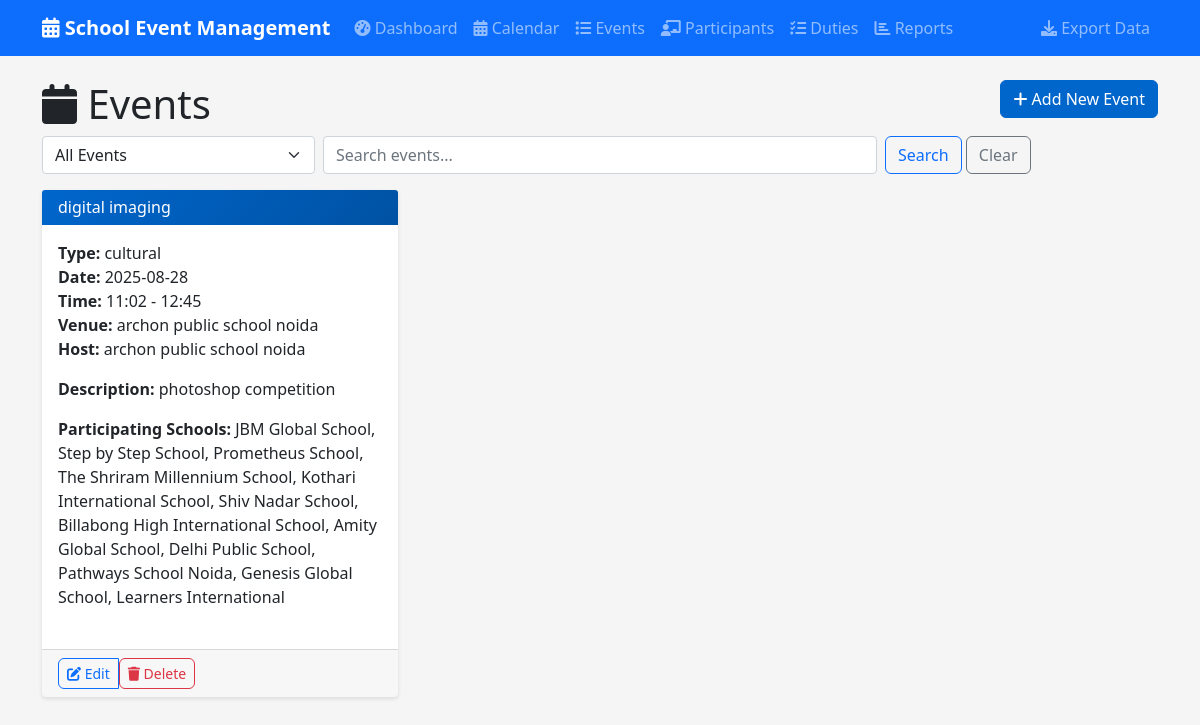
Before: /events with the older database file.
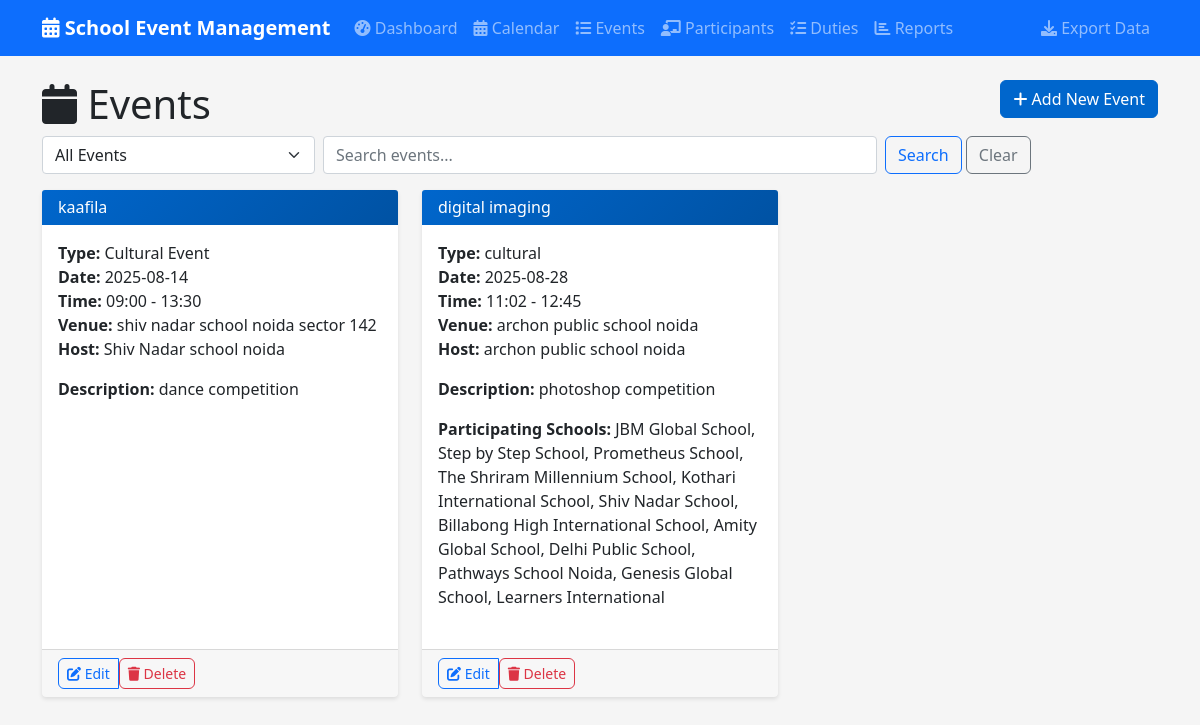
After: the same page with the newer database file.
### tables this page shows
CREATE TABLE events (
            id INTEGER PRIMARY KEY AUTOINCREMENT,
            name TEXT NOT NULL,
            type TEXT NOT NULL,
            event_date DATE NOT NULL,
            start_time TIME NOT NULL,
            end_time TIME NOT NULL,
            venue TEXT NOT NULL,
            description TEXT,
            host_school TEXT NOT NULL,
            participating_schools TEXT,
            status TEXT DEFAULT 'upcoming',
            created_at TIMESTAMP DEFAULT CURRENT_TIMESTAMP
        );

### app.py (the view)
@app.route('/events')
def events():
    conn = get_db_connection()
    filter_type = request.args.get('filter', 'all')
    search = request.args.get('search', '')
    query = 'SELECT * FROM events WHERE 1=1'
    params = []
    if filter_type == 'upcoming':
        query += ' AND event_date >= DATE("now")'
    elif filter_type == 'completed':
        query += ' AND event_date < DATE("now")'
    if search:
        query += ' AND (name LIKE ? OR type LIKE ? OR venue LIKE ?)'
        params.extend([f'%{search}%', f'%{search}%', f'%{search}%'])
    query += ' ORDER BY event_date ASC'
    events = conn.execute(query, params).fetchall()
    conn.close()
    return render_template('events.html', events=events, filter_type=filter_type, search=search)

### app.py (called while the page is built)
def get_db_connection():
    conn = sqlite3.connect('events.db')
    conn.row_factory = sqlite3.Row
    return conn

### templates/events.html (shortened to what this page needs)
{% extends "base.html" %}
{% block content %}
<div class="row">
    <div class="col-md-6">
        <h1><i class="fas fa-calendar"></i> Events</h1>
    </div>
    <div class="col-md-6 text-end">
        <a href="{{ url_for('add_event') }}" class="btn btn-primary">
            <i class="fas fa-plus"></i> Add New Event
        </a>
    </div>
</div>
<div class="row mb-3">
    <div class="col-md-12">
        <form method="GET" class="row g-2">
            <div class="col-md-3">
                <select name="filter" class="form-select" onchange="this.form.submit()">
                    <option value="all" {% if filter_type == 'all' %}selected{% endif %}>All Events</option>
                </select>
            </div>
            <div class="col-md-6">
                <input type="text" name="search" class="form-control" placeholder="Search events..." value="{{ search }}">
            </div>
            <div class="col-md-3">
                <button type="submit" class="btn btn-outline-primary">Search</button>
                <a href="{{ url_for('events') }}" class="btn btn-outline-secondary">Clear</a>
            </div>
        </form>
    </div>
</div>
<div class="row">
    {% if events %}
        {% for event in events %}
            <div class="col-md-4 mb-4">
                <div class="card h-100">
                    <div class="card-header bg-primary text-white">
                        <h6 class="card-title mb-0">{{ event.name }}</h6>
                    </div>
                    <div class="card-body">
                        <p class="card-text">
                            <strong>Type:</strong> {{ event.type }}<br>
                            <strong>Date:</strong> {{ event.event_date }}<br>
                            <strong>Time:</strong> {{ event.start_time }} - {{ event.end_time }}<br>
                            <strong>Venue:</strong> {{ event.venue }}<br>
                            <strong>Host:</strong> {{ event.host_school }}
                        </p>
                        {% if event.description %}
                            <p class="card-text">
                                <strong>Description:</strong> {{ event.description[:100] }}{% if event.description|length > 100 %}...{% endif %}
                            </p>
                        {% endif %}
                        {% if event.participating_schools %}
                            <p class="card-text">
                                <strong>Participating Schools:</strong> {{ event.participating_schools }}
                            </p>
                        {% endif %}
                    </div>
                    <div class="card-footer">
                        <div class="btn-group" role="group">
                            <a href="{{ url_for('edit_event', id=event.id) }}" class="btn btn-sm btn-outline-primary">
                                <i class="fas fa-edit"></i> Edit
                            </a>
                            <form method="POST" action="{{ url_for('delete_event', id=event.id) }}" style="display: inline;">
                                <button type="submit" class="btn btn-sm btn-outline-danger"
                                        onclick="return confirm('Are you sure you want to delete this event?')">
                                    <i class="fas fa-trash"></i> Delete
                                </button>
                            </form>
                        </div>
                    </div>
                </div>
            </div>
        {% endfor %}
    {% else %}
        <div class="col-12">
            <div class="alert alert-info">
                <i class="fas fa-info-circle"></i> No events found.
            </div>
        </div>
    {% endif %}
</div>
{% endblock %}

### templates/base.html (shortened to what this page needs)
<!DOCTYPE html>
<html lang="en">
<head>
    <link href="https://cdn.jsdelivr.net/npm/bootstrap@5.1.3/dist/css/bootstrap.min.css" rel="stylesheet">
    <link href="https://cdnjs.cloudflare.com/ajax/libs/font-awesome/6.0.0/css/all.min.css" rel="stylesheet">
    <link href="{{ url_for('static', filename='css/style.css') }}" rel="stylesheet">
</head>
<body>
    <nav class="navbar navbar-expand-lg navbar-dark bg-primary">
        <div class="container">
            <a class="navbar-brand" href="{{ url_for('dashboard') }}">
                <i class="fas fa-calendar-alt"></i> School Event Management
            </a>
            <div class="collapse navbar-collapse" id="navbarNav">
                <ul class="navbar-nav me-auto">
                    <li class="nav-item">
                        <a class="nav-link" href="{{ url_for('dashboard') }}">
                            <i class="fas fa-tachometer-alt"></i> Dashboard
                        </a>
                    </li>
                    <li class="nav-item">
                        <a class="nav-link" href="{{ url_for('calendar_view') }}">
                            <i class="fas fa-calendar-alt"></i> Calendar
                        </a>
                    </li>
                    <li class="nav-item">
                        <a class="nav-link" href="{{ url_for('events') }}">
                            <i class="fas fa-list"></i> Events
                        </a>
                    </li>
                    <li class="nav-item">
                        <a class="nav-link" href="{{ url_for('participants') }}">
                            <i class="fas fa-chalkboard-teacher"></i> Participants
                        </a>
                    </li>
                    <li class="nav-item">
                        <a class="nav-link" href="{{ url_for('duties') }}">
                            <i class="fas fa-tasks"></i> Duties
                        </a>
                    </li>
                    <li class="nav-item">
                        <a class="nav-link" href="{{ url_for('reports') }}">
                            <i class="fas fa-chart-bar"></i> Reports
                        </a>
                    </li>
                </ul>
                <ul class="navbar-nav">
                    <li class="nav-item">
                        <a class="nav-link" href="{{ url_for('export_data') }}">
                            <i class="fas fa-download"></i> Export Data
                        </a>
                    </li>
                </ul>
            </div>
        </div>
    </nav>
    <div class="container mt-4">
        {% block content %}{% endblock %}
    </div>
</body>
</html>

### static/css/style.css (style rules this page uses)
:root { --primary-color: #0066cc; --secondary-color: #28a745; --danger-color: #dc3545; --warning-color: #ffc107; --info-color: #17a2b8; --light-color: #f8f9fa; --dark-color: #343a40; }
body { font-family: 'Segoe UI', Tahoma, Geneva, Verdana, sans-serif; background-color: #f5f5f5; }
.navbar-brand { font-weight: bold; font-size: 1.25rem; }
.card { box-shadow: 0 2px 4px rgba(0,0,0,0.1); border: none; margin-bottom: 1.5rem; }
.card-header { background: linear-gradient(135deg, var(--primary-color), #0052a3); color: white; border-bottom: none; font-weight: 600; }
.btn { font-weight: 500; border-radius: 0.375rem; transition: all 0.3s ease; }
.btn-primary { background-color: var(--primary-color); border-color: var(--primary-color); }

Changed rows visible on the page:
added events: name "kaafila", type "Cultural Event", event_date "2025-08-14", start_time "09:00", end_time "13:30", venue "shiv nadar school noida sector 142", host_school "Shiv Nadar school noida", description "dance competition"
